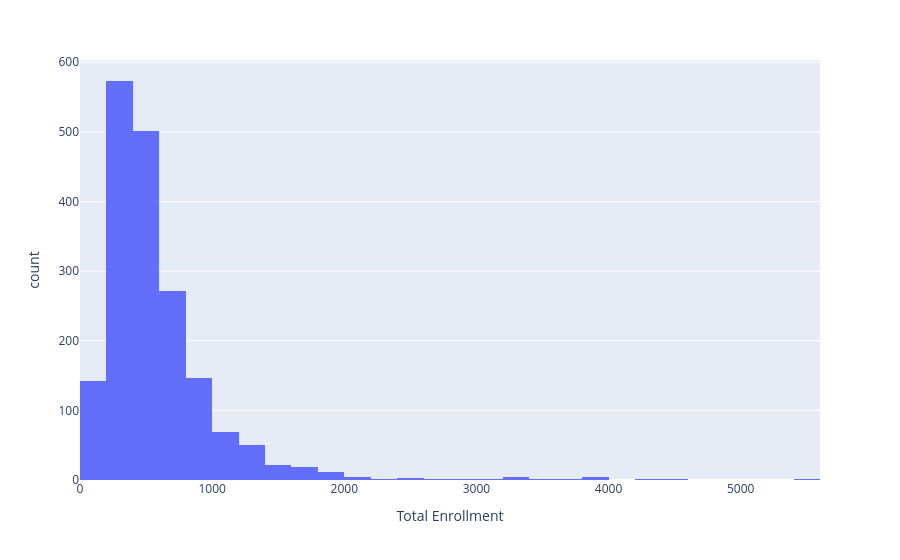

The code cell stored with this chart in its notebook:
### Markdown cell above
### Task 2a: Total Enrollment
**1.** Create a histogram to explore how student enrollment is distributed across schools. You'll need to answer the questions that follow.

### Code cell
# Plot the distribution of total student enrollment
fig = px.histogram(
    schools,
    x="total_enrollment",
    nbins=40,  # you can adjust bins for clarity
    labels={"total_enrollment": "Total Enrollment"},
)

fig.show()

### Figure 1 — Plotly figure (JSON) as saved in the notebook; plotly's stock layout.template omitted (floating-point values rounded to 4 significant figures; data arrays with more than 128 entries replaced by an {"elided": "..."} marker saying what was removed)
{"data": [{"alignmentgroup": "True", "bingroup": "x", "hovertemplate": "Total Enrollment=%{x}<br>count=%{y}<extra></extra>", "legendgroup": "", "marker": {"color": "#636efa", "pattern": {"shape": ""}}, "name": "", "nbinsx": 40, "offsetgroup": "", "orientation": "v", "showlegend": false, "type": "histogram", "x": {"elided": "1834 float values"}, "xaxis": "x", "yaxis": "y"}], "layout": {"autosize": true, "barmode": "relative", "legend": {"tracegroupgap": 0}, "margin": {"t": 60}, "xaxis": {"anchor": "y", "autorange": true, "domain": [0, 1], "range": [0, 5600], "title": {"text": "Total Enrollment"}, "type": "linear"}, "yaxis": {"anchor": "x", "autorange": true, "domain": [0, 1], "range": [0, 603.2], "title": {"text": "count"}}}}
